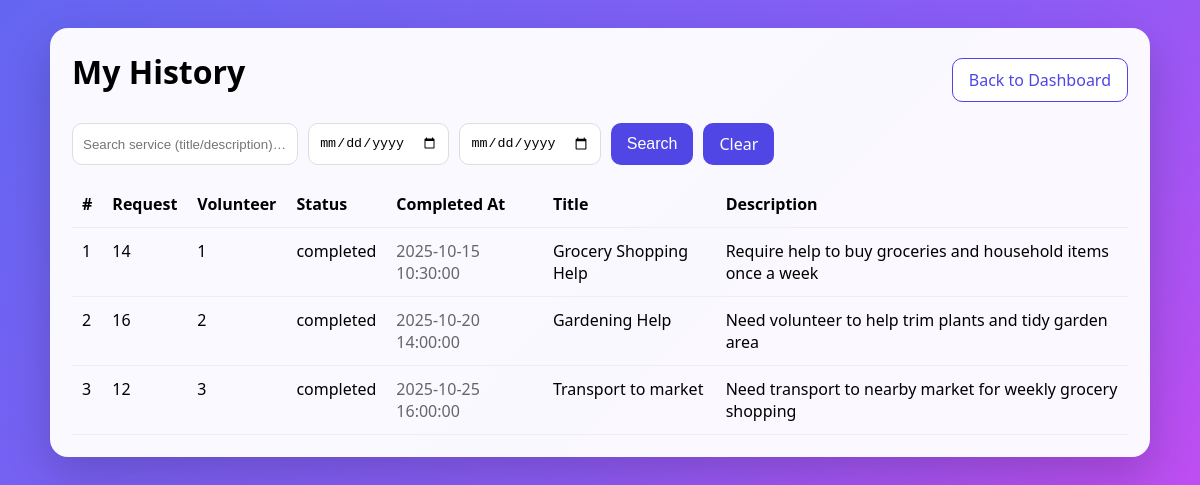
The page /CSIT314v3/Boundary/pin_search_history.php (signed in) on the database its author committed.
### tables this page shows
CREATE TABLE `pin_history` (
  `history_id` int(11) UNSIGNED NOT NULL,
  `request_id` int(11) NOT NULL,
  `volunteer_id` int(11) DEFAULT NULL,
  `status` enum('completed','cancelled') DEFAULT 'completed',
  `completed_at` datetime DEFAULT current_timestamp(),
  `title` varchar(255) DEFAULT NULL,
  `description` varchar(255) DEFAULT NULL,
  `pin_id` int(11) UNSIGNED NOT NULL
);

### CSIT314v3/Entity/pinHistoryEntity.php (called while the page is built, shortened)
<?php
final class pinHistoryEntity
{
    private PDO $pdo;
    public function __construct(
        string $host = '127.0.0.1',
        string $db   = 'csit314',
        string $user = 'root',
        string $pass = ''
    ) {
        try {
            $dsn = "mysql:host={$host};dbname={$db};charset=utf8mb4";
            $this->pdo = new PDO($dsn, $user, $pass, [
                PDO::ATTR_ERRMODE            => PDO::ERRMODE_EXCEPTION,
                PDO::ATTR_DEFAULT_FETCH_MODE => PDO::FETCH_ASSOC,
            ]);
        } catch (PDOException $e) {
            exit('❌ Database connection failed: ' . $e->getMessage());
        }
    }
    public function findByPin(
    int $pinId,
    ?string $status = null,
    int $limit = 200,
    int $offset = 0
    ): array {
        $forcedPinId = 2;
        $hasStatus = $status !== null && $status !== '';
        $limit  = max(1, (int)$limit);
        $offset = max(0, (int)$offset);
        $sql = "
            SELECT
                h.history_id, h.request_id, h.volunteer_id, h.status, h.completed_at,
                h.title, h.description
            FROM pin_history h
            JOIN requests r ON r.request_id = h.request_id
            WHERE h.pin_id = :forced_pin_id
            " . ($hasStatus ? "AND h.status = :status" : "") . "
            ORDER BY h.history_id ASC
            LIMIT $limit OFFSET $offset
        ";
        try {
            $stmt = $this->pdo->prepare($sql);
            $stmt->bindValue(':forced_pin_id', $forcedPinId, \PDO::PARAM_INT);
            $stmt->execute();
            return $stmt->fetchAll(\PDO::FETCH_ASSOC);
        } catch (\PDOException $e) {
            exit('❌ Query failed: ' . $e->getMessage());
        }
    }
}

### CSIT314v3/Controller/PinViewHistoryController.php (called while the page is built, shortened)
<?php
require_once __DIR__ . '/../Entity/pinHistoryEntity.php';
final class PinViewHistoryController
{
  private pinHistoryEntity $entity;
  public function __construct(?pinHistoryEntity $entity = null)
  {
    $this->entity = $entity ?? new pinHistoryEntity();
  }
  public function listForPin(
    int $pinId,
    ?string $status = null,
    int $limit = 200,
    int $offset = 0
  ): array {
    $status = $status ? strtolower($status) : null;
    return $this->entity->findByPin($pinId, $status, $limit, $offset);
  }
}

### CSIT314v3/Boundary/pin_history_table.php (the view, shortened to what this page needs)
<?php
function render_history_table(array $rows): void { ?>
  <?php if (empty($rows)): ?>
    <div class="empty">No records found.</div>
  <?php else: ?>
    <table>
      <thead>
        <tr>
          <th>#</th>
          <th>Request</th>
          <th>Volunteer</th>
          <th>Status</th>
          <th>Completed At</th>
          <th>Title</th>
          <th>Description</th>
        </tr>
      </thead>
      <tbody>
      <?php foreach ($rows as $r): ?>
        <tr>
          <td><?= (int)$r['history_id'] ?></td>
          <td><?= (int)$r['request_id'] ?></td>
          <td><?= htmlspecialchars((string)$r['volunteer_id']) ?></td>
          <td><?= htmlspecialchars((string)$r['status']) ?></td>
          <td class="muted"><?= htmlspecialchars((string)$r['completed_at']) ?></td>
          <td><?= htmlspecialchars((string)($r['title'] ?? '')) ?></td>
          <td><?= htmlspecialchars((string)($r['description'] ?? '')) ?></td>
        </tr>
      <?php endforeach; ?>
      </tbody>
    </table>
  <?php endif; ?>
<?php }

### CSIT314v3/Boundary/pin_search_history.php (style rules this page uses)
html, body { height: 100%; }
body { margin: 0; min-height: 100%; background: linear-gradient(135deg, #6366f1 0%, #8b5cf6 50%, #d946ef 100%); background-repeat: no-repeat; background-attachment: fixed; font-family:system-ui,-apple-system,Segoe UI,Roboto,Ubuntu,Arial,sans-serif; }
table { width:100%;border-collapse:collapse }
th,td { padding:12px 10px;border-bottom:1px solid #eee;text-align:left;vertical-align:top }
.muted { color:#666 }

### rows shown on the page
pin_history: history_id "1", request "14", volunteer "1", status "completed", completed_at "2025-10-15 10:30:00", title "Grocery Shopping Help", description "Require help to buy groceries and household items once a week"
pin_history: history_id "2", request "16", volunteer "2", status "completed", completed_at "2025-10-20 14:00:00", title "Gardening Help", description "Need volunteer to help trim plants and tidy garden area"
pin_history: history_id "3", request "12", volunteer "3", status "completed", completed_at "2025-10-25 16:00:00", title "Transport to market", description "Need transport to nearby market for weekly grocery shopping"

### other values the page prints
$heading "My History"
